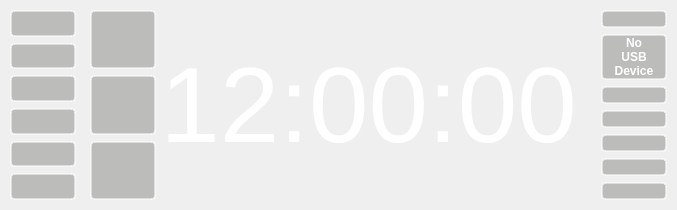
     <widget class="QWidget" name="oldmenuWidget" native="true">
      <property name="sizePolicy">
       <sizepolicy hsizetype="Expanding" vsizetype="Expanding">
        <horstretch>0</horstretch>
        <verstretch>0</verstretch>
       </sizepolicy>
      </property>
      <layout class="QHBoxLayout" name="horizontalLayout_2">
       <property name="spacing">
        <number>4</number>
       </property>
       <property name="leftMargin">
        <number>0</number>
       </property>
       <property name="topMargin">
        <number>0</number>
       </property>
       <property name="rightMargin">
        <number>0</number>
       </property>
       <property name="bottomMargin">
        <number>0</number>
       </property>
       <item>
        <layout class="QVBoxLayout" name="verticalLayout_8">
         <item>
          <layout class="QHBoxLayout" name="horizontalLayout_4">
           <item>
            <widget class="QWidget" name="buttonWidget" native="true">
             <property name="sizePolicy">
              <sizepolicy hsizetype="Fixed" vsizetype="Expanding">
               <horstretch>0</horstretch>
               <verstretch>0</verstretch>
              </sizepolicy>
             </property>
             <layout class="QVBoxLayout" name="verticalLayout_7">
              <property name="leftMargin">
               <number>10</number>
              </property>
              <property name="topMargin">
               <number>10</number>
              </property>
              <property name="rightMargin">
               <number>0</number>
              </property>
              <property name="bottomMargin">
               <number>10</number>
              </property>
              <item>
               <widget class="QPushButton" name="pushButtonSettings2">
                <property name="sizePolicy">
                 <sizepolicy hsizetype="Fixed" vsizetype="Expanding">
                  <horstretch>0</horstretch>
                  <verstretch>0</verstretch>
                 </sizepolicy>
                </property>
                <property name="minimumSize">
                 <size>
                  <width>66</width>
                  <height>0</height>
                 </size>
                </property>
                <property name="maximumSize">
                 <size>
                  <width>66</width>
                  <height>16777215</height>
                 </size>
                </property>
                <property name="styleSheet">
                 <string notr="true">background-color: rgba(136, 138, 133, 0.5);
border-radius: 4px;
border: 2px solid rgba(255,255,255,0.5);
outline: none;</string>
                </property>
                <property name="text">
                 <string/>
                </property>
                <property name="icon">
                 <iconset>
                  <normalon>:/settings-hot.png</normalon>
                 </iconset>
                </property>
                <property name="iconSize">
                 <size>
                  <width>50</width>
                  <height>50</height>
                 </size>
                </property>
               </widget>
              </item>
              <item>
               <widget class="QPushButton" name="pushButtonLock2">
                <property name="sizePolicy">
                 <sizepolicy hsizetype="Fixed" vsizetype="Expanding">
                  <horstretch>0</horstretch>
                  <verstretch>0</verstretch>
                 </sizepolicy>
                </property>
                <property name="minimumSize">
                 <size>
                  <width>66</width>
                  <height>0</height>
                 </size>
                </property>
                <property name="maximumSize">
                 <size>
                  <width>66</width>
                  <height>16777215</height>
                 </size>
                </property>
                <property name="styleSheet">
                 <string notr="true">background-color: rgba(136, 138, 133, 0.5);
border-radius: 4px;
border: 2px solid rgba(255,255,255,0.5);
outline: none;</string>
                </property>
                <property name="text">
                 <string/>
                </property>
                <property name="icon">
                 <iconset>
                  <normalon>:/lock-hot.png</normalon>
                 </iconset>
                </property>
                <property name="iconSize">
                 <size>
                  <width>50</width>
                  <height>50</height>
                 </size>
                </property>
               </widget>
              </item>
              <item>
               <widget class="QPushButton" name="pushButtonMusic2">
                <property name="sizePolicy">
                 <sizepolicy hsizetype="Fixed" vsizetype="Expanding">
                  <horstretch>0</horstretch>
                  <verstretch>0</verstretch>
                 </sizepolicy>
                </property>
                <property name="minimumSize">
                 <size>
                  <width>66</width>
                  <height>0</height>
                 </size>
                </property>
                <property name="maximumSize">
                 <size>
                  <width>66</width>
                  <height>16777215</height>
                 </size>
                </property>
                <property name="styleSheet">
                 <string notr="true">background-color: rgba(136, 138, 133, 0.5);
border-radius: 4px;
border: 2px solid rgba(255,255,255,0.5);
outline: none;</string>
                </property>
                <property name="text">
                 <string/>
                </property>
                <property name="icon">
                 <iconset>
                  <normalon>:/mp3-hot.png</normalon>
                 </iconset>
                </property>
                <property name="iconSize">
                 <size>
                  <width>50</width>
                  <height>50</height>
                 </size>
                </property>
               </widget>
              </item>
              <item>
               <widget class="QPushButton" name="pushButtonBrightness2">
                <property name="sizePolicy">
                 <sizepolicy hsizetype="Fixed" vsizetype="Expanding">
                  <horstretch>0</horstretch>
                  <verstretch>0</verstretch>
                 </sizepolicy>
                </property>
                <property name="minimumSize">
                 <size>
                  <width>66</width>
                  <height>0</height>
                 </size>
                </property>
                <property name="maximumSize">
                 <size>
                  <width>66</width>
                  <height>16777215</height>
                 </size>
                </property>
                <property name="styleSheet">
                 <string notr="true">background-color: rgba(136, 138, 133, 0.5);
border-radius: 4px;
border: 2px solid rgba(255,255,255,0.5);
outline: none;</string>
                </property>
                <property name="text">
                 <string/>
                </property>
                <property name="icon">
                 <iconset>
                  <normalon>:/brightness-hot.png</normalon>
                 </iconset>
                </property>
                <property name="iconSize">
                 <size>
                  <width>50</width>
                  <height>50</height>
                 </size>
                </property>
               </widget>
              </item>
              <item>
               <widget class="QPushButton" name="pushButtonToggleGUI2">
                <property name="sizePolicy">
                 <sizepolicy hsizetype="Fixed" vsizetype="Expanding">
                  <horstretch>0</horstretch>
                  <verstretch>0</verstretch>
                 </sizepolicy>
                </property>
                <property name="minimumSize">
                 <size>
                  <width>66</width>
                  <height>0</height>
                 </size>
                </property>
                <property name="maximumSize">
                 <size>
                  <width>66</width>
                  <height>16777215</height>
                 </size>
                </property>
                <property name="styleSheet">
                 <string notr="true">background-color: rgba(136, 138, 133, 0.5);
border-radius: 4px;
border: 2px solid rgba(255,255,255,0.5);
outline: none;</string>
                </property>
                <property name="text">
                 <string/>
                </property>
                <property name="icon">
                 <iconset>
                  <normalon>:/eye-hot.png</normalon>
                 </iconset>
                </property>
                <property name="iconSize">
                 <size>
                  <width>50</width>
                  <height>50</height>
                 </size>
                </property>
               </widget>
              </item>
              <item>
               <widget class="QPushButton" name="pushButtonExit2">
                <property name="sizePolicy">
                 <sizepolicy hsizetype="Fixed" vsizetype="Expanding">
                  <horstretch>0</horstretch>
                  <verstretch>0</verstretch>
                 </sizepolicy>
                </property>
                <property name="minimumSize">
                 <size>
                  <width>66</width>
                  <height>0</height>
                 </size>
                </property>
                <property name="maximumSize">
                 <size>
                  <width>66</width>
                  <height>16777215</height>
                 </size>
                </property>
                <property name="styleSheet">
                 <string notr="true">background-color: rgba(136, 138, 133, 0.5);
border-radius: 4px;
border: 2px solid rgba(255,255,255,0.5);
outline: none;</string>
                </property>
                <property name="text">
                 <string/>
                </property>
                <property name="icon">
                 <iconset>
                  <normalon>:/power-hot.png</normalon>
                 </iconset>
                </property>
                <property name="iconSize">
                 <size>
                  <width>50</width>
                  <height>50</height>
                 </size>
                </property>
               </widget>
              </item>
             </layout>
            </widget>
           </item>
           <item>
            <widget class="QWidget" name="exitWidget" native="true">
             <property name="sizePolicy">
              <sizepolicy hsizetype="Fixed" vsizetype="Expanding">
               <horstretch>0</horstretch>
               <verstretch>0</verstretch>
              </sizepolicy>
             </property>
             <layout class="QVBoxLayout" name="verticalLayout_9">
              <property name="leftMargin">
               <number>10</number>
              </property>
              <property name="topMargin">
               <number>10</number>
              </property>
              <property name="rightMargin">
               <number>0</number>
              </property>
              <property name="bottomMargin">
               <number>10</number>
              </property>
              <item>
               <widget class="QPushButton" name="pushButtonShutdown2">
                <property name="sizePolicy">
                 <sizepolicy hsizetype="Fixed" vsizetype="Expanding">
                  <horstretch>0</horstretch>
                  <verstretch>0</verstretch>
                 </sizepolicy>
                </property>
                <property name="minimumSize">
                 <size>
                  <width>66</width>
                  <height>0</height>
                 </size>
                </property>
                <property name="maximumSize">
                 <size>
                  <width>66</width>
                  <height>16777215</height>
                 </size>
                </property>
                <property name="styleSheet">
                 <string notr="true">background-color: rgba(136, 138, 133, 0.5);
border-radius: 4px;
border: 2px solid rgba(255,255,255,0.5);
outline: none;</string>
                </property>
                <property name="text">
                 <string/>
                </property>
                <property name="icon">
                 <iconset>
                  <normalon>:/power-hot.png</normalon>
                 </iconset>
                </property>
                <property name="iconSize">
                 <size>
                  <width>50</width>
                  <height>50</height>
                 </size>
                </property>
               </widget>
              </item>
              <item>
               <widget class="QPushButton" name="pushButtonReboot2">
                <property name="sizePolicy">
                 <sizepolicy hsizetype="Fixed" vsizetype="Expanding">
                  <horstretch>0</horstretch>
                  <verstretch>0</verstretch>
                 </sizepolicy>
                </property>
                <property name="minimumSize">
                 <size>
                  <width>66</width>
                  <height>0</height>
                 </size>
                </property>
                <property name="maximumSize">
                 <size>
                  <width>66</width>
                  <height>16777215</height>
                 </size>
                </property>
                <property name="styleSheet">
                 <string notr="true">background-color: rgba(136, 138, 133, 0.5);
border-radius: 4px;
border: 2px solid rgba(255,255,255,0.5);
outline: none;</string>
                </property>
                <property name="text">
                 <string/>
                </property>
                <property name="icon">
                 <iconset>
                  <normalon>:/reboot-hot.png</normalon>
                 </iconset>
                </property>
                <property name="iconSize">
                 <size>
                  <width>50</width>
                  <height>50</height>
                 </size>
                </property>
               </widget>
              </item>
              <item>
               <widget class="QPushButton" name="pushButtonCancel2">
                <property name="sizePolicy">
                 <sizepolicy hsizetype="Fixed" vsizetype="Expanding">
                  <horstretch>0</horstretch>
                  <verstretch>0</verstretch>
                 </sizepolicy>
                </property>
                <property name="minimumSize">
                 <size>
                  <width>66</width>
                  <height>0</height>
                 </size>
                </property>
                <property name="maximumSize">
                 <size>
                  <width>66</width>
                  <height>16777215</height>
                 </size>
                </property>
                <property name="styleSheet">
                 <string notr="true">background-color: rgba(136, 138, 133, 0.5);
border-radius: 4px;
border: 2px solid rgba(255,255,255,0.5);
outline: none;</string>
                </property>
                <property name="text">
                 <string/>
                </property>
                <property name="icon">
                 <iconset>
                  <normalon>:/back-hot.png</normalon>
                 </iconset>
                </property>
                <property name="iconSize">
                 <size>
                  <width>50</width>
                  <height>50</height>
                 </size>
                </property>
               </widget>
              </item>
             </layout>
            </widget>
           </item>
           <item>
            <widget class="QLabel" name="bigClock">
             <property name="sizePolicy">
              <sizepolicy hsizetype="Expanding" vsizetype="Expanding">
               <horstretch>0</horstretch>
               <verstretch>0</verstretch>
              </sizepolicy>
             </property>
             <property name="font">
              <font>
               <pointsize>80</pointsize>
               <weight>50</weight>
               <bold>false</bold>
              </font>
             </property>
             <property name="styleSheet">
              <string notr="true">color: rgb(255, 255, 255);</string>
             </property>
             <property name="text">
              <string>12:00:00</string>
             </property>
             <property name="alignment">
              <set>Qt::AlignCenter</set>
             </property>
            </widget>
           </item>
           <item>
            <widget class="QLabel" name="oldmenuDummy">
             <property name="sizePolicy">
              <sizepolicy hsizetype="Expanding" vsizetype="Expanding">
               <horstretch>0</horstretch>
               <verstretch>0</verstretch>
              </sizepolicy>
             </property>
             <property name="text">
              <string/>
             </property>
            </widget>
           </item>
           <item>
            <widget class="QWidget" name="verticalWidget_2" native="true">
             <property name="sizePolicy">
              <sizepolicy hsizetype="Fixed" vsizetype="Expanding">
               <horstretch>0</horstretch>
               <verstretch>0</verstretch>
              </sizepolicy>
             </property>
             <layout class="QVBoxLayout" name="verticalLayout_6">
              <property name="topMargin">
               <number>10</number>
              </property>
              <property name="rightMargin">
               <number>10</number>
              </property>
              <property name="bottomMargin">
               <number>10</number>
              </property>
              <item>
               <widget class="QWidget" name="AAUSBWidget2" native="true">
                <property name="sizePolicy">
                 <sizepolicy hsizetype="Fixed" vsizetype="Expanding">
                  <horstretch>0</horstretch>
                  <verstretch>0</verstretch>
                 </sizepolicy>
                </property>
                <layout class="QVBoxLayout" name="verticalLayout_11">
                 <property name="leftMargin">
                  <number>0</number>
                 </property>
                 <property name="topMargin">
                  <number>0</number>
                 </property>
                 <property name="rightMargin">
                  <number>0</number>
                 </property>
                 <property name="bottomMargin">
                  <number>0</number>
                 </property>
                 <item>
                  <widget class="QPushButton" name="pushButtonAndroidAuto2">
                   <property name="sizePolicy">
                    <sizepolicy hsizetype="Fixed" vsizetype="Expanding">
                     <horstretch>0</horstretch>
                     <verstretch>0</verstretch>
                    </sizepolicy>
                   </property>
                   <property name="minimumSize">
                    <size>
                     <width>66</width>
                     <height>0</height>
                    </size>
                   </property>
                   <property name="maximumSize">
                    <size>
                     <width>66</width>
                     <height>16777215</height>
                    </size>
                   </property>
                   <property name="styleSheet">
                    <string notr="true">background-color: rgba(136, 138, 133, 0.5);
border-radius: 4px;
border: 2px solid rgba(255,255,255,0.5);
outline: none;</string>
                   </property>
                   <property name="text">
                    <string/>
                   </property>
                   <property name="icon">
                    <iconset>
                     <normalon>:/aausb-hot.png</normalon>
                    </iconset>
                   </property>
                   <property name="iconSize">
                    <size>
                     <width>50</width>
                     <height>50</height>
                    </size>
                   </property>
                  </widget>
                 </item>
                 <item>
                  <widget class="QPushButton" name="pushButtonNoDevice2">
                   <property name="sizePolicy">
                    <sizepolicy hsizetype="Fixed" vsizetype="Expanding">
                     <horstretch>0</horstretch>
                     <verstretch>0</verstretch>
                    </sizepolicy>
                   </property>
                   <property name="minimumSize">
                    <size>
                     <width>66</width>
                     <height>0</height>
                    </size>
                   </property>
                   <property name="maximumSize">
                    <size>
                     <width>66</width>
                     <height>16777215</height>
                    </size>
                   </property>
                   <property name="font">
                    <font>
                     <weight>75</weight>
                     <bold>true</bold>
                    </font>
                   </property>
                   <property name="styleSheet">
                    <string notr="true">background-color: rgba(136, 138, 133, 0.5);
color: rgb(255, 255, 255);
border-radius: 4px;
border: 2px solid rgba(255,255,255,0.5);
outline: none;</string>
                   </property>
                   <property name="text">
                    <string>No
USB
Device</string>
                   </property>
                  </widget>
                 </item>
                </layout>
               </widget>
              </item>
              <item>
               <widget class="QPushButton" name="pushButtonDay2">
                <property name="sizePolicy">
                 <sizepolicy hsizetype="Fixed" vsizetype="Expanding">
                  <horstretch>0</horstretch>
                  <verstretch>0</verstretch>
                 </sizepolicy>
                </property>
                <property name="minimumSize">
                 <size>
                  <width>66</width>
                  <height>0</height>
                 </size>
                </property>
                <property name="maximumSize">
                 <size>
                  <width>66</width>
                  <height>16777215</height>
                 </size>
                </property>
                <property name="styleSheet">
                 <string notr="true">background-color: rgba(136, 138, 133, 0.5);
border-radius: 4px;
border: 2px solid rgba(255,255,255,0.5);
outline: none;</string>
                </property>
                <property name="text">
                 <string/>
                </property>
                <property name="icon">
                 <iconset>
                  <normalon>:/day-hot.png</normalon>
                 </iconset>
                </property>
                <property name="iconSize">
                 <size>
                  <width>50</width>
                  <height>50</height>
                 </size>
                </property>
               </widget>
              </item>
              <item>
               <widget class="QPushButton" name="pushButtonNight2">
                <property name="sizePolicy">
                 <sizepolicy hsizetype="Fixed" vsizetype="Expanding">
                  <horstretch>0</horstretch>
                  <verstretch>0</verstretch>
                 </sizepolicy>
                </property>
                <property name="minimumSize">
                 <size>
                  <width>66</width>
                  <height>0</height>
                 </size>
                </property>
                <property name="maximumSize">
                 <size>
                  <width>66</width>
                  <height>16777215</height>
                 </size>
                </property>
                <property name="styleSheet">
                 <string notr="true">background-color: rgba(136, 138, 133, 0.5);
border-radius: 4px;
border: 2px solid rgba(255,255,255,0.5);
outline: none;</string>
                </property>
                <property name="text">
                 <string/>
                </property>
                <property name="icon">
                 <iconset>
                  <normalon>:/night-hot.png</normalon>
                 </iconset>
                </property>
                <property name="iconSize">
                 <size>
                  <width>50</width>
                  <height>50</height>
                 </size>
                </property>
               </widget>
              </item>
              <item>
               <widget class="QPushButton" name="pushButtonCameraShow2">
                <property name="sizePolicy">
                 <sizepolicy hsizetype="Fixed" vsizetype="Expanding">
                  <horstretch>0</horstretch>
                  <verstretch>0</verstretch>
                 </sizepolicy>
                </property>
                <property name="minimumSize">
                 <size>
                  <width>66</width>
                  <height>0</height>
                 </size>
                </property>
                <property name="maximumSize">
                 <size>
                  <width>66</width>
                  <height>16777215</height>
                 </size>
                </property>
                <property name="styleSheet">
                 <string notr="true">background-color: rgba(136, 138, 133, 0.5);
border-radius: 4px;
border: 2px solid rgba(255,255,255,0.5);
outline: none;</string>
                </property>
                <property name="text">
                 <string/>
                </property>
                <property name="icon">
                 <iconset>
                  <normalon>:/camera-hot.png</normalon>
                 </iconset>
                </property>
                <property name="iconSize">
                 <size>
                  <width>50</width>
                  <height>50</height>
                 </size>
                </property>
               </widget>
              </item>
              <item>
               <widget class="QPushButton" name="pushButtonVolume2">
                <property name="sizePolicy">
                 <sizepolicy hsizetype="Fixed" vsizetype="Expanding">
                  <horstretch>0</horstretch>
                  <verstretch>0</verstretch>
                 </sizepolicy>
                </property>
                <property name="minimumSize">
                 <size>
                  <width>66</width>
                  <height>0</height>
                 </size>
                </property>
                <property name="maximumSize">
                 <size>
                  <width>66</width>
                  <height>16777215</height>
                 </size>
                </property>
                <property name="styleSheet">
                 <string notr="true">background-color: rgba(136, 138, 133, 0.5);
border-radius: 4px;
border: 2px solid rgba(255,255,255,0.5);
outline: none;</string>
                </property>
                <property name="text">
                 <string/>
                </property>
                <property name="icon">
                 <iconset>
                  <normalon>:/volume-hot.png</normalon>
                 </iconset>
                </property>
                <property name="iconSize">
                 <size>
                  <width>50</width>
                  <height>50</height>
                 </size>
                </property>
               </widget>
              </item>
              <item>
               <widget class="QPushButton" name="pushButtonDebug2">
                <property name="sizePolicy">
                 <sizepolicy hsizetype="Fixed" vsizetype="Expanding">
                  <horstretch>0</horstretch>
                  <verstretch>0</verstretch>
                 </sizepolicy>
                </property>
                <property name="minimumSize">
                 <size>
                  <width>66</width>
                  <height>0</height>
                 </size>
                </property>
                <property name="maximumSize">
                 <size>
                  <width>66</width>
                  <height>16777215</height>
                 </size>
                </property>
                <property name="styleSheet">
                 <string notr="true">background-color: rgba(136, 138, 133, 0.5);
border-radius: 4px;
border: 2px solid rgba(255,255,255,0.5);
outline: none;</string>
                </property>
                <property name="text">
                 <string/>
                </property>
                <property name="icon">
                 <iconset>
                  <normalon>:/bug-hot.png</normalon>
                 </iconset>
                </property>
                <property name="iconSize">
                 <size>
                  <width>50</width>
                  <height>50</height>
                 </size>
                </property>
               </widget>
              </item>
             </layout>
            </widget>
           </item>
          </layout>
         </item>
        </layout>
       </item>
      </layout>
     </widget>
